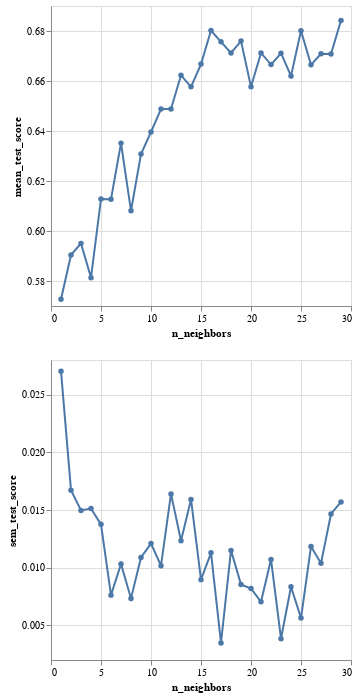

Notebook source saved alongside this figure:
### Markdown cell above
We will check the cross-validation accuracy estimate and the standard error for the K values from 1 to 29.

### Code cell
accuracies_grid_restbp_maxhr = pd.DataFrame(
    tune_grid_restbp_maxhr.fit(X_train_restbp_maxhr, y).cv_results_
)

accuracies_restbp_maxhr = accuracies_grid_restbp_maxhr[["param_kneighborsclassifier__n_neighbors", "mean_test_score", "std_test_score"]
              ].assign(
                  sem_test_score = accuracies_grid_restbp_maxhr["std_test_score"] / 10**(1/2)
              ).rename(
                  columns = {"param_kneighborsclassifier__n_neighbors" : "n_neighbors"}
              ).drop(
                  columns = ["std_test_score"]
              )

accuracy_k_grid_restbp_maxhr = (
    alt.Chart(accuracies_restbp_maxhr)
    .mark_line(point=True)
    .encode(
      alt.X(alt.repeat("column"), type='quantitative'),
      alt.Y(alt.repeat("row"), type='quantitative', scale=alt.Scale(zero=False)),
    )
    .properties(width=300, height=300)
    .repeat(
      row=['mean_test_score', 'sem_test_score'],
      column=['n_neighbors']
    )
)
accuracy_k_grid_restbp_maxhr

### Figure 1 — Vega-Lite specification as saved in the notebook (floating-point values rounded to 4 significant figures)
{"config": {"view": {"continuousWidth": 400, "continuousHeight": 300}}, "repeat": {"column": ["n_neighbors"], "row": ["mean_test_score", "sem_test_score"]}, "spec": {"data": {"name": "data-5d7bf98794cb63deb84b6c4f6e6fec61"}, "mark": {"type": "line", "point": true}, "encoding": {"x": {"field": {"repeat": "column"}, "type": "quantitative"}, "y": {"field": {"repeat": "row"}, "scale": {"zero": false}, "type": "quantitative"}}, "height": 300, "width": 300}, "$schema": "https://vega.github.io/schema/vega-lite/v4.17.0.json", "datasets": {"data-5d7bf98794cb63deb84b6c4f6e6fec61": [{"n_neighbors": 1, "mean_test_score": 0.5727, "sem_test_score": 0.02704}, {"n_neighbors": 2, "mean_test_score": 0.5904, "sem_test_score": 0.01672}, {"n_neighbors": 3, "mean_test_score": 0.5951, "sem_test_score": 0.01496}, {"n_neighbors": 4, "mean_test_score": 0.5813, "sem_test_score": 0.01513}, {"n_neighbors": 5, "mean_test_score": 0.6128, "sem_test_score": 0.01376}, {"n_neighbors": 6, "mean_test_score": 0.6127, "sem_test_score": 0.007622}, {"n_neighbors": 7, "mean_test_score": 0.6352, "sem_test_score": 0.01033}, {"n_neighbors": 8, "mean_test_score": 0.6081, "sem_test_score": 0.007332}, {"n_neighbors": 9, "mean_test_score": 0.6308, "sem_test_score": 0.01089}, {"n_neighbors": 10, "mean_test_score": 0.6396, "sem_test_score": 0.01209}, {"n_neighbors": 11, "mean_test_score": 0.6488, "sem_test_score": 0.01017}, {"n_neighbors": 12, "mean_test_score": 0.6488, "sem_test_score": 0.01639}, {"n_neighbors": 13, "mean_test_score": 0.6623, "sem_test_score": 0.01234}, {"n_neighbors": 14, "mean_test_score": 0.6577, "sem_test_score": 0.01591}, {"n_neighbors": 15, "mean_test_score": 0.6668, "sem_test_score": 0.008965}, {"n_neighbors": 16, "mean_test_score": 0.6802, "sem_test_score": 0.01129}, {"n_neighbors": 17, "mean_test_score": 0.6757, "sem_test_score": 0.003482}, {"n_neighbors": 18, "mean_test_score": 0.6712, "sem_test_score": 0.0115}, {"n_neighbors": 19, "mean_test_score": 0.676, "sem_test_score": 0.00855}, {"n_neighbors": 20, "mean_test_score": 0.6577, "sem_test_score": 0.008199}, {"n_neighbors": 21, "mean_test_score": 0.6712, "sem_test_score": 0.007042}, {"n_neighbors": 22, "mean_test_score": 0.6666, "sem_test_score": 0.01071}, {"n_neighbors": 23, "mean_test_score": 0.6711, "sem_test_score": 0.003846}, {"n_neighbors": 24, "mean_test_score": 0.662, "sem_test_score": 0.008349}, {"n_neighbors": 25, "mean_test_score": 0.6801, "sem_test_score": 0.005638}, {"n_neighbors": 26, "mean_test_score": 0.6665, "sem_test_score": 0.01184}, {"n_neighbors": 27, "mean_test_score": 0.6709, "sem_test_score": 0.01038}, {"n_neighbors": 28, "mean_test_score": 0.6708, "sem_test_score": 0.01466}, {"n_neighbors": 29, "mean_test_score": 0.6842, "sem_test_score": 0.0157}]}}
